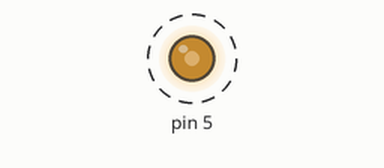
Simulated run of this sketch. Board: Arduino Uno, built with avr-gcc and run on an emulated ATmega328P. Parts: output pins drawn as LEDs (lit = HIGH). Dashed ring = blinking.

Above: at 0.05 s.
Timing chart, 0 to 4.6 s (numbered marks = the images above):
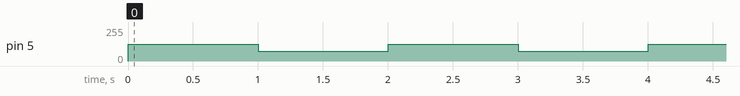

The sketch:

renkaat_mosfet.ino
```cpp
void setup(){
  pinMode (5, OUTPUT);
}

void loop(){
  analogWrite(5, 125);
  delay(1000);
  analogWrite(5, 75);
  delay(1000);
}
```

Measured:
- by itself, pin 5: alternates 125/255 for 1.0 s and 75/255 for 1.0 s
